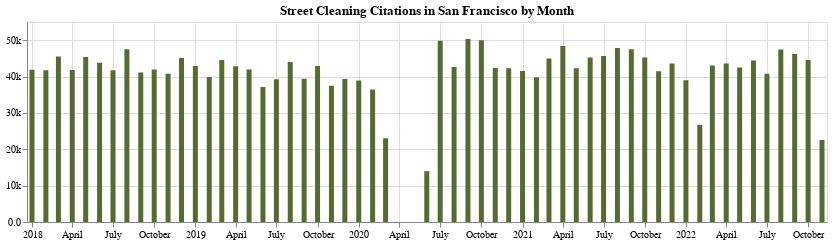

This figure's notebook cell:
### Code cell
# Bar chart
alt.Chart(
    st_cleaning_month_count,
    width=800,
    height=200
).mark_bar(color='darkolivegreen').encode(
    x=alt.X('Citation Issued DateTime', axis=alt.Axis(labelAngle=0), title=''),
    y=alt.Y('Citation Number', axis=alt.Axis(format='.2s') , title='')
).properties(
    title='Street Cleaning Citations in San Francisco by Month'
)

### Figure 1 — Vega-Lite specification as saved in the notebook (floating-point values rounded to 4 significant figures)
{"$schema": "https://vega.github.io/schema/vega-lite/v4.17.0.json", "config": {"view": {"continuousHeight": 300, "continuousWidth": 400}}, "data": {"name": "data-eb43c1f2e76faf3158e90b0ed7ade134"}, "datasets": {"data-eb43c1f2e76faf3158e90b0ed7ade134": [{"Citation Issued DateTime": "2018-01-01T00:00:00", "Citation Number": 41850}, {"Citation Issued DateTime": "2018-02-01T00:00:00", "Citation Number": 41716}, {"Citation Issued DateTime": "2018-03-01T00:00:00", "Citation Number": 45534}, {"Citation Issued DateTime": "2018-04-01T00:00:00", "Citation Number": 41777}, {"Citation Issued DateTime": "2018-05-01T00:00:00", "Citation Number": 45374}, {"Citation Issued DateTime": "2018-06-01T00:00:00", "Citation Number": 43776}, {"Citation Issued DateTime": "2018-07-01T00:00:00", "Citation Number": 41732}, {"Citation Issued DateTime": "2018-08-01T00:00:00", "Citation Number": 47519}, {"Citation Issued DateTime": "2018-09-01T00:00:00", "Citation Number": 41123}, {"Citation Issued DateTime": "2018-10-01T00:00:00", "Citation Number": 41943}, {"Citation Issued DateTime": "2018-11-01T00:00:00", "Citation Number": 40750}, {"Citation Issued DateTime": "2018-12-01T00:00:00", "Citation Number": 45121}, {"Citation Issued DateTime": "2019-01-01T00:00:00", "Citation Number": 42895}, {"Citation Issued DateTime": "2019-02-01T00:00:00", "Citation Number": 39879}, {"Citation Issued DateTime": "2019-03-01T00:00:00", "Citation Number": 44580}, {"Citation Issued DateTime": "2019-04-01T00:00:00", "Citation Number": 42819}, {"Citation Issued DateTime": "2019-05-01T00:00:00", "Citation Number": 41961}, {"Citation Issued DateTime": "2019-06-01T00:00:00", "Citation Number": 37141}, {"Citation Issued DateTime": "2019-07-01T00:00:00", "Citation Number": 39239}, {"Citation Issued DateTime": "2019-08-01T00:00:00", "Citation Number": 43990}, {"Citation Issued DateTime": "2019-09-01T00:00:00", "Citation Number": 39374}, {"Citation Issued DateTime": "2019-10-01T00:00:00", "Citation Number": 42913}, {"Citation Issued DateTime": "2019-11-01T00:00:00", "Citation Number": 37437}, {"Citation Issued DateTime": "2019-12-01T00:00:00", "Citation Number": 39317}, {"Citation Issued DateTime": "2020-01-01T00:00:00", "Citation Number": 38942}, {"Citation Issued DateTime": "2020-02-01T00:00:00", "Citation Number": 36430}, {"Citation Issued DateTime": "2020-03-01T00:00:00", "Citation Number": 23035}, {"Citation Issued DateTime": "2020-04-01T00:00:00", "Citation Number": 0}, {"Citation Issued DateTime": "2020-05-01T00:00:00", "Citation Number": 0}, {"Citation Issued DateTime": "2020-06-01T00:00:00", "Citation Number": 13980}, {"Citation Issued DateTime": "2020-07-01T00:00:00", "Citation Number": 49818}, {"Citation Issued DateTime": "2020-08-01T00:00:00", "Citation Number": 42649}, {"Citation Issued DateTime": "2020-09-01T00:00:00", "Citation Number": 50296}, {"Citation Issued DateTime": "2020-10-01T00:00:00", "Citation Number": 49959}, {"Citation Issued DateTime": "2020-11-01T00:00:00", "Citation Number": 42346}, {"Citation Issued DateTime": "2020-12-01T00:00:00", "Citation Number": 42251}, {"Citation Issued DateTime": "2021-01-01T00:00:00", "Citation Number": 41544}, {"Citation Issued DateTime": "2021-02-01T00:00:00", "Citation Number": 39776}, {"Citation Issued DateTime": "2021-03-01T00:00:00", "Citation Number": 44982}, {"Citation Issued DateTime": "2021-04-01T00:00:00", "Citation Number": 48403}, {"Citation Issued DateTime": "2021-05-01T00:00:00", "Citation Number": 42306}, {"Citation Issued DateTime": "2021-06-01T00:00:00", "Citation Number": 45255}, {"Citation Issued DateTime": "2021-07-01T00:00:00", "Citation Number": 45628}, {"Citation Issued DateTime": "2021-08-01T00:00:00", "Citation Number": 47816}, {"Citation Issued DateTime": "2021-09-01T00:00:00", "Citation Number": 47533}, {"Citation Issued DateTime": "2021-10-01T00:00:00", "Citation Number": 45234}, {"Citation Issued DateTime": "2021-11-01T00:00:00", "Citation Number": 41482}, {"Citation Issued DateTime": "2021-12-01T00:00:00", "Citation Number": 43554}, {"Citation Issued DateTime": "2022-01-01T00:00:00", "Citation Number": 38948}, {"Citation Issued DateTime": "2022-02-01T00:00:00", "Citation Number": 26710}, {"Citation Issued DateTime": "2022-03-01T00:00:00", "Citation Number": 43028}, {"Citation Issued DateTime": "2022-04-01T00:00:00", "Citation Number": 43566}, {"Citation Issued DateTime": "2022-05-01T00:00:00", "Citation Number": 42491}, {"Citation Issued DateTime": "2022-06-01T00:00:00", "Citation Number": 44384}, {"Citation Issued DateTime": "2022-07-01T00:00:00", "Citation Number": 40758}, {"Citation Issued DateTime": "2022-08-01T00:00:00", "Citation Number": 47442}, {"Citation Issued DateTime": "2022-09-01T00:00:00", "Citation Number": 46201}, {"Citation Issued DateTime": "2022-10-01T00:00:00", "Citation Number": 44526}, {"Citation Issued DateTime": "2022-11-01T00:00:00", "Citation Number": 22541}]}, "encoding": {"x": {"axis": {"labelAngle": 0}, "field": "Citation Issued DateTime", "title": "", "type": "temporal"}, "y": {"axis": {"format": ".2s"}, "field": "Citation Number", "title": "", "type": "quantitative"}}, "height": 200, "mark": {"color": "darkolivegreen", "type": "bar"}, "title": "Street Cleaning Citations in San Francisco by Month", "width": 800}
